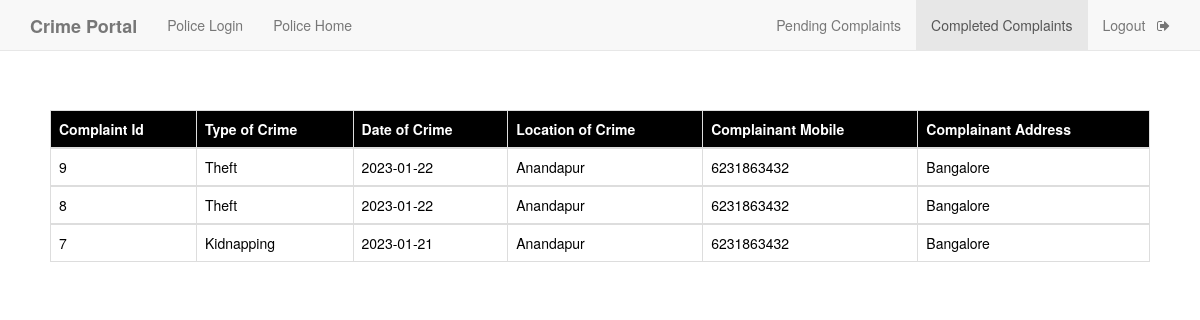
/police_complete.php (signed in), run on the app's committed database.
### tables this page shows
CREATE TABLE `complaint` (
  `c_id` int(11) NOT NULL,
  `a_no` bigint(12) NOT NULL,
  `location` varchar(50) NOT NULL,
  `type_crime` varchar(50) NOT NULL,
  `d_o_c` date NOT NULL,
  `description` varchar(7000) NOT NULL,
  `inc_status` varchar(50) DEFAULT 'Unassigned',
  `pol_status` varchar(50) DEFAULT 'null',
  `p_id` varchar(50) DEFAULT 'Null'
);

CREATE TABLE `user` (
  `u_name` varchar(50) NOT NULL,
  `u_id` varchar(50) NOT NULL,
  `u_pass` varchar(50) NOT NULL,
  `u_addr` varchar(100) NOT NULL,
  `a_no` bigint(12) NOT NULL,
  `gen` varchar(15) NOT NULL,
  `mob` bigint(10) NOT NULL
);

### police_complete.php (the view, shortened to what this page needs)
<!DOCTYPE html>
<html>
<head>
	<link rel="stylesheet" type="text/css" href="https://maxcdn.bootstrapcdn.com/bootstrap/3.3.5/css/bootstrap.min.css">
	<link rel="stylesheet" type="text/css" href="https://maxcdn.bootstrapcdn.com/font-awesome/4.4.0/css/font-awesome.min.css">
     <?php
    $conn=mysqli_connect("localhost","root","");
    mysqli_select_db($conn,"crime_portal");
    $p_id=$_SESSION['pol'];
     $result=mysqli_query($conn,"SELECT c_id,type_crime,d_o_c,location,mob,u_addr FROM complaint natural join user where p_id='$p_id' and pol_status='ChargeSheet Filed' order by c_id desc");
    ?>
</head>
<body>
	<nav  class="navbar navbar-default navbar-fixed-top">
  <div class="container">
    <div class="navbar-header">
      <a class="navbar-brand" href="home.php"><b>Crime Portal</b></a>
    </div>
    <div id="navbar" class="collapse navbar-collapse">
      <ul class="nav navbar-nav">
        <li ><a href="policelogin.php">Police Login</a></li>
        <li><a href="police_pending_complain.php">Police Home</a></li>
      </ul>
      <ul class="nav navbar-nav navbar-right">
        <li><a href="police_pending_complain.php">Pending Complaints</a></li>
        <li  class="active" ><a href="police_complete.php">Completed Complaints</a></li>
        <li><a href="p_logout.php">Logout &nbsp <i class="fa fa-sign-out" aria-hidden="true"></i></a></li>
      </ul>
    </div>
  </div>
 </nav>
 <div style="padding:50px;margin-top:5%;">
   <table class="table table-bordered">
    <thead class="thead-dark" style="background-color: black; color: white;">
      <tr>
        <th scope="col">Complaint Id</th>
        <th scope="col">Type of Crime</th>
        <th scope="col">Date of Crime</th>
          <th scope="col">Location of Crime</th>
          <th scope="col">Complainant Mobile</th>
          <th scope="col">Complainant Address</th>
      </tr>
    </thead>
<?php
      while($rows=mysqli_fetch_assoc($result)){
    ?>
    <tbody style="background-color: white; color: black;">
      <tr>
        <td><?php echo $rows['c_id']; ?></td>
        <td><?php echo $rows['type_crime']; ?></td>
        <td><?php echo $rows['d_o_c']; ?></td>
        <td><?php echo $rows['location']; ?></td>
          <td><?php echo $rows['mob']; ?></td>
          <td><?php echo $rows['u_addr']; ?></td>
      </tr>
    </tbody>
    <?php
    }
    ?>
</table>
 </div>
</body>
</html>

### data on the page
complaint: c_id "9", type_crime "Theft", d_o_c "2023-01-22", location "Anandapur", user.mob "6231863432", user.u_addr "Bangalore"
complaint: c_id "8", type_crime "Theft", d_o_c "2023-01-22", location "Anandapur", user.mob "6231863432", user.u_addr "Bangalore"
complaint: c_id "7", type_crime "Kidnapping", d_o_c "2023-01-21", location "Anandapur", user.mob "6231863432", user.u_addr "Bangalore"
